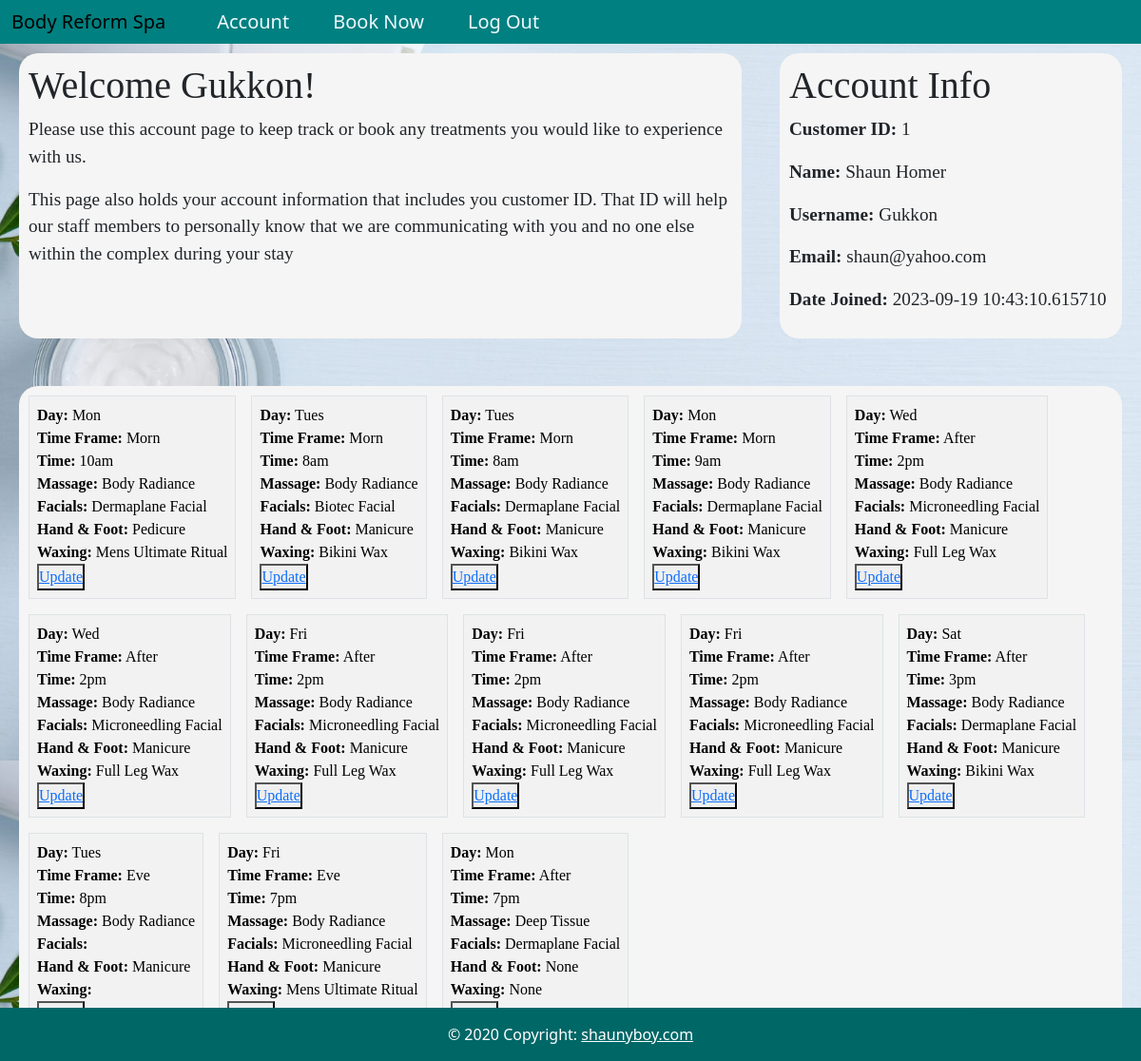
Page /account (signed in) on the earlier database version.
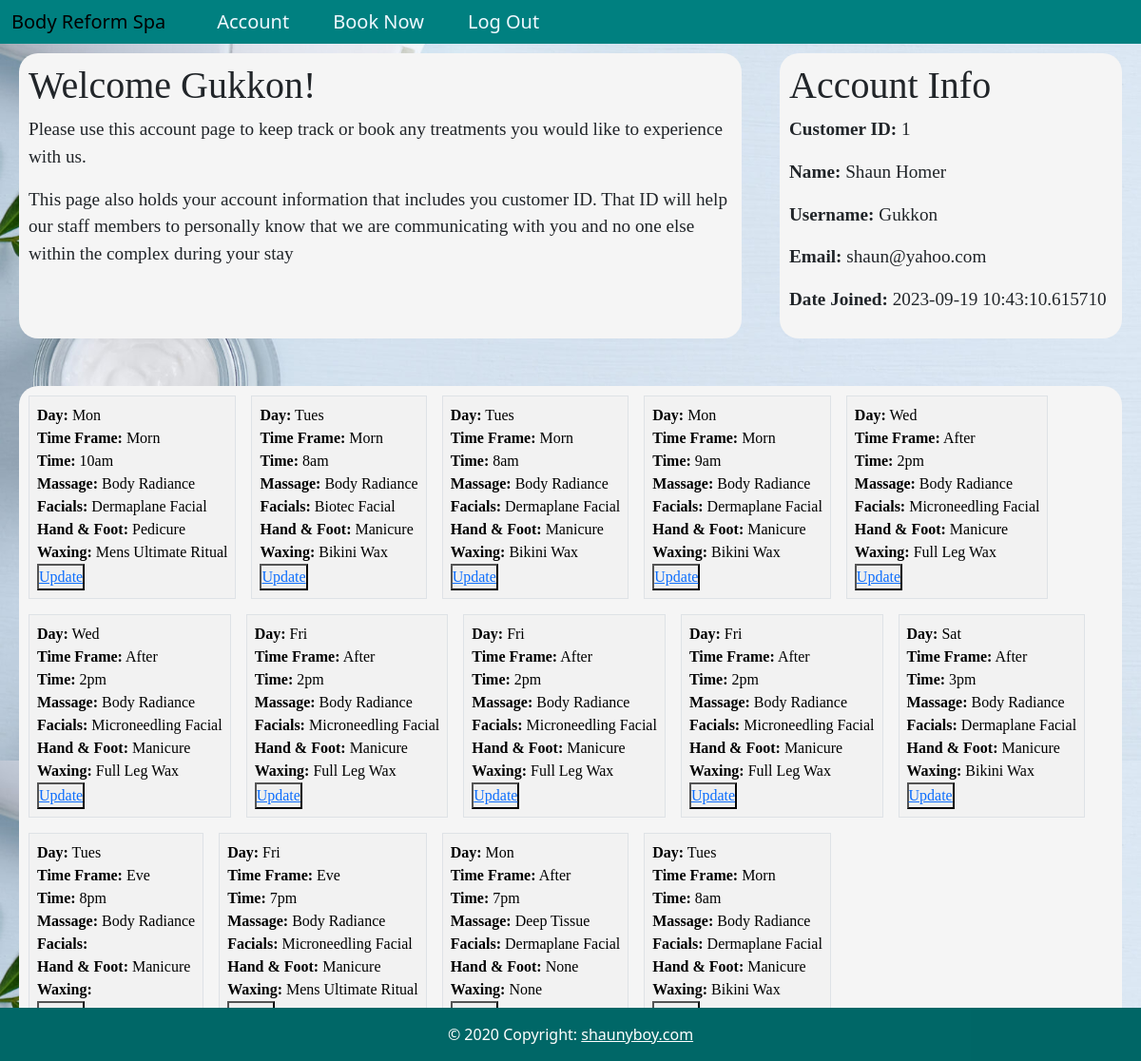
Same page on the later database version.
### Salon_app/models.py (models this page shows, shortened)
class User(db.Model, UserMixin):
    id = db.Column(db.Integer, primary_key=True)
    name = db.Column(db.String(200), nullable=False)
    username = db.Column(db.String(20), nullable=False, unique=True)
    email = db.Column(db.String(120), nullable=False, unique=True)
    password = db.Column(db.String(60), nullable=False)
    date_added = db.Column(db.DateTime, default=datetime.utcnow)
    booking = db.relationship('Booking', backref='author', lazy=True)

class Booking(db.Model):
    id = db.Column(db.Integer, primary_key=True)
    day = db.Column(db.String(50), nullable=False)
    timeFrame = db.Column(db.String(50),nullable=False)
    time = db.Column(db.String(10), nullable=False)
    massage = db.Column(db.String(50))
    facials = db.Column(db.String(50))
    handFoot = db.Column(db.String(50))
    waxing = db.Column(db.String(50))
    terms = db.Column(db.Boolean, nullable=False)
    user_id = db.Column(db.Integer, db.ForeignKey('user.id'), nullable=False)

### Salon_app/routes.py (the view)
@app.route('/account')
@login_required
def account():
    user_id = current_user.id
    bookings = Booking.query.filter_by(user_id=user_id).all()
    flash_message = "Your treatment has been created successfully!"
    return render_template("account.html", title='Welcome', bookings=bookings, flash_message=flash_message,user_id=user_id)

### Salon_app/models.py (called while the page is built)
@login_manager.user_loader
def load_user(user_id):
    return User.query.get(int(user_id))

### Salon_app/templates/account.html (shortened to what this page needs)
{% extends 'base.html' %}
{% block content %}
<div class="main-acc-cont">
    <div class="welc-user backgrd">
        <div class="wel-msg">
            <h1>Welcome {{ current_user.username }}!</h1>
            <p>Please use this account page to keep track or book any treatments you would like to experience with us.</p>
            <p>This page also holds your account information that includes you customer ID. That ID  will help our staff members to personally know that we are communicating with you and no one else within the complex during your stay</p>
        </div>
    </div>
    <div class="acc-info backgrd">
        <div class="acc-details">
            <h1>Account Info</h1>
            <p><strong>Customer ID:</strong> {{ current_user.id }} </p>
            <p><strong>Name:</strong> {{ current_user.name }} </p>
            <p><strong>Username:</strong> {{ current_user.username }} </p>
            <p><strong>Email:</strong> {{ current_user.email }} </p>
            <p><strong>Date Joined:</strong> {{ current_user.date_added }} </p>
        </div>
    </div>
</div>
    <div class="backgrd sidebar" id="accounts">
        <div>
            <table class="table table-hover table-bordered table-striped" >
                {% for booking in bookings %}
                <tbody class="bk-data">
                    <tr>
                        <td>
                            <strong>Day:</strong> {{ booking.day }}<br>
                            <strong>Time Frame:</strong> {{ booking.timeFrame }}<br>
                            <strong>Time:</strong> {{ booking.time }}<br>
                            <strong>Massage:</strong> {{ booking.massage }}<br>
                            <strong>Facials:</strong> {{ booking.facials }}<br>
                            <strong>Hand & Foot:</strong> {{ booking.handFoot }}<br>
                            <strong>Waxing:</strong> {{ booking.waxing }}<br>
                            <button><a href="{{ url_for('update', id=current_user.id) }}">Update</a></button>
                        </td>
                    </tr>
                    {% endfor %}
                </tbody>
            </table>
        </div>
    </div>
{% endblock %}

### Salon_app/templates/base.html (shortened to what this page needs)
<!DOCTYPE html>
<html lang="en">
<head>
    <link href="https://cdn.jsdelivr.net/npm/bootstrap@5.3.1/dist/css/bootstrap.min.css" rel="stylesheet">
    <link href="{{ url_for('static', filename='/css/styles.css') }}" rel="stylesheet">
</head>
<body class="homeimg">
    {% include 'navbar.html' %}
    {% block content %}
    {% endblock %}
    {% include 'footer.html' %}
</body>
</html>

### Salon_app/templates/navbar.html (shortened to what this page needs)
<nav class="navbar navbar-expand-lg bg-body-tertiary no-padding navbar-static-top">
    <div class="container-fluid navbar-col">
      <a class="navbar-brand" href="{{ url_for('index') }}">Body Reform Spa</a>
      <div class="collapse navbar-collapse margin-left" id="navbarTogglerDemo02">
        <ul class="navbar-nav me-auto mb-2 mb-lg-0">
          {% if current_user.is_authenticated %}
          <li class="nav-item">
                <a class="nav-link" href="{{ url_for('account') }}">Account</a>
          </li>
          <li class="nav-item">
                <a class="nav-link" href="{{ url_for('bookings') }}">Book Now</a>
          </li>
          <li class="nav-item">
                <a class="nav-link" href="{{ url_for('logout') }}">Log Out</a>
          </li>
            {% endif %}
        </ul>
      </div>
    </div>
  </nav>

### Salon_app/templates/footer.html
<footer class="text-center text-white fixed-bottom" style="background-color: teal;">
    <div class="text-center p-3" style="background-color: rgba(0, 0, 0, 0.2);">
      © 2020 Copyright:
      <a class="text-white" href="https://mdbootstrap.com/">shaunyboy.com</a>
    </div>
  </footer>

### Salon_app/static/css/styles.css (style rules this page uses)
* { padding: 0; margin: 0; box-sizing: border-box; }
p { font-family: 'cormorant-garamond'; }
.navbar-col { background: teal; }
.nav-item { font-size: 20px; }
.no-padding { padding: 0; }
.nav-link { margin-left: 30px; color: aliceblue; }
.homeimg { background: url(/static/images/spabackground2.jpeg); background-size: cover; height: 100vh; }
.main-acc-cont { font-size: 1.2rem; display: grid; height: 350px; grid-template-columns: 2fr 1fr; grid-template-rows: repeat(2, 1fr); }
.table { display: flex; flex-wrap: wrap; gap: 1em; }
.backgrd { background-color: whitesmoke; }
@media (min-width: 600px) { .backgrd { border-radius: 20px; padding: 10px; font-family: 'cormorant-garamond'; margin: 10px 20px ; } }

Differences in the rows shown:
added Booking: day "Tues", timeFrame "Morn", time "8am", massage "Body Radiance", facials "Dermaplane Facial", handFoot "Manicure", waxing "Bikini Wax"
